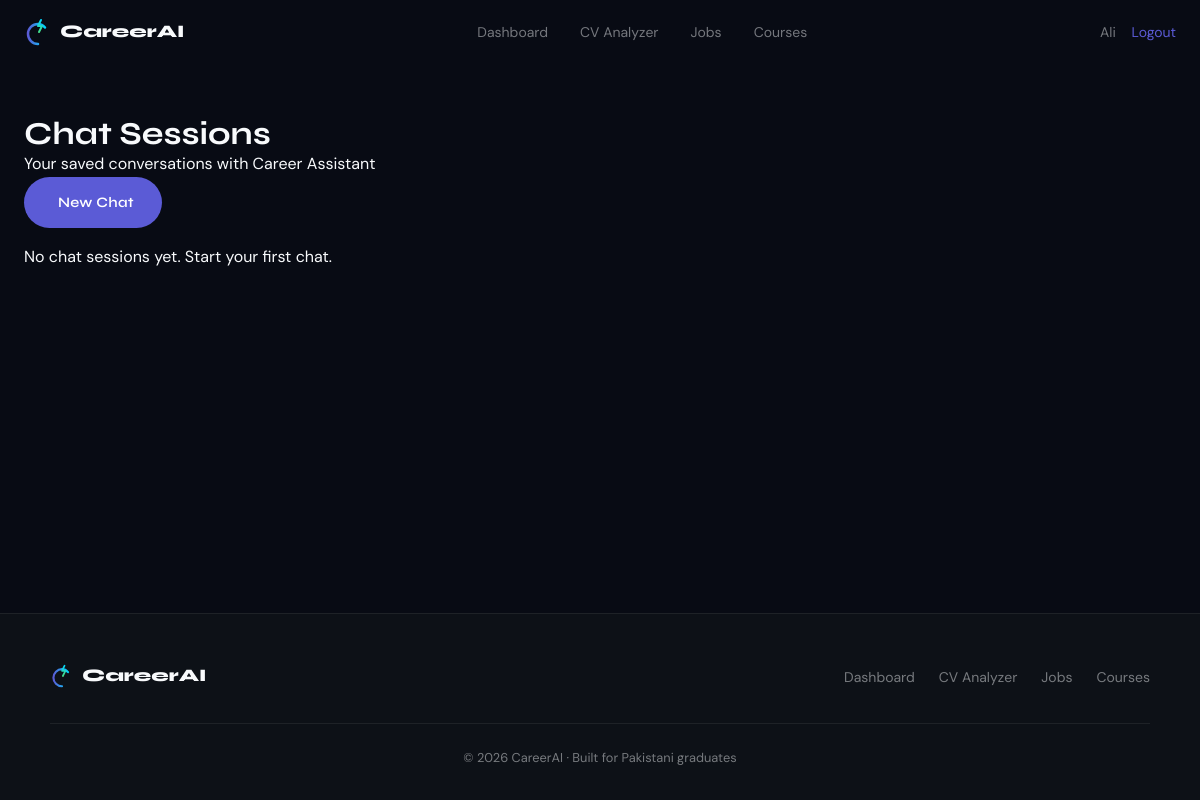
Page /chatbot/sessions/ (signed in) on the earlier database version.
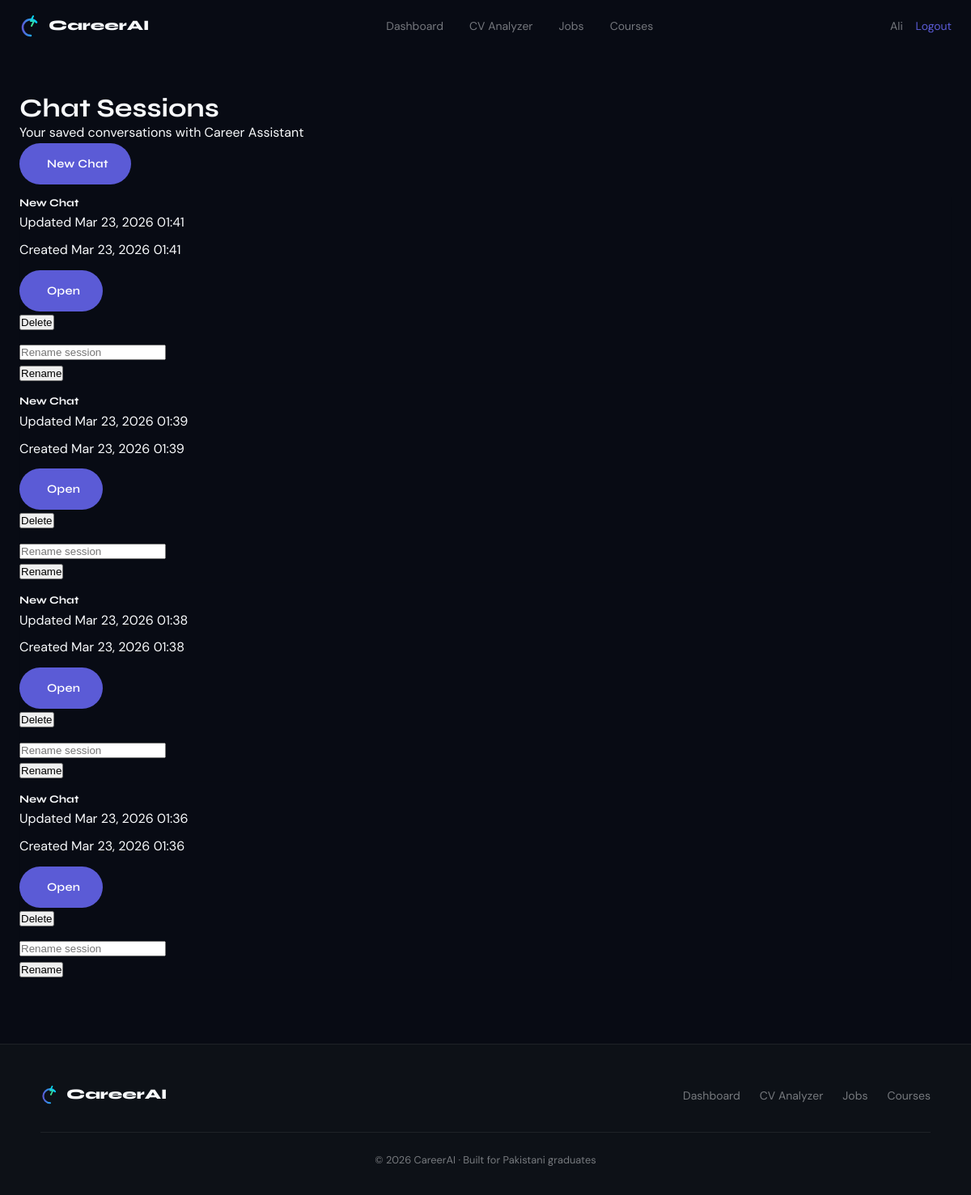
Same page on the later database version.
### chatbot/models.py (models this page shows, shortened)
class ChatSession(models.Model):
    user = models.ForeignKey(User, on_delete=models.CASCADE, related_name='chat_sessions')
    title = models.CharField(max_length=200, default='New Chat')
    is_active = models.BooleanField(default=True)
    created_at = models.DateTimeField(auto_now_add=True)
    updated_at = models.DateTimeField(auto_now=True)
    class Meta:
        db_table = 'chatbot_chat_session'
        ordering = ['-updated_at']

### chatbot/views.py (the view)
# urls.py: path('sessions/', views.chat_list, name='chat_list'),
@login_required(login_url='login')
@require_http_methods(["GET"])
def chat_list(request):
    sessions = ChatSession.objects.filter(user=request.user)
    context = {
        'sessions': sessions,
    }
    return render(request, 'chatbot/chat_list.html', context)

### templates/chatbot/chat_list.html (shortened to what this page needs)
{% extends 'base.html' %}
{% load static %}
{% block content %}
<div class="container mt-5">
    <div class="row mb-4">
        <div class="col-md-12 d-flex justify-content-between align-items-center">
            <div>
                <h1> Chat Sessions</h1>
                <p class="text-muted mb-0">Your saved conversations with Career Assistant</p>
            </div>
            <a href="{% url 'chat' %}" class="btn btn-primary">
                 New Chat
            </a>
        </div>
    </div>
    {% if sessions %}
        <div class="row">
            {% for session in sessions %}
                <div class="col-lg-6 mb-4">
                    <div class="card h-100 shadow-sm">
                        <div class="card-body">
                            <h5 class="card-title mb-1">{{ session.title }}</h5>
                            <p class="small text-muted mb-2">Updated {{ session.updated_at|date:'M d, Y H:i' }}</p>
                            <p class="small text-muted mb-3">Created {{ session.created_at|date:'M d, Y H:i' }}</p>
                            <div class="d-flex flex-wrap gap-2 mb-3">
                                <a href="{% url 'chat_detail' session.pk %}" class="btn btn-primary btn-sm">
                                     Open
                                </a>
                                <form method="POST" action="{% url 'delete_chat_session' session.pk %}" onsubmit="return confirm('Delete this chat session?');">
                                    <button type="submit" class="btn btn-outline-danger btn-sm">
                                         Delete
                                    </button>
                                </form>
                            </div>
                            <form method="POST" action="{% url 'rename_chat_session' session.pk %}" class="row g-2">
                                <div class="col-8">
                                    <input type="text" name="title" class="form-control form-control-sm" placeholder="Rename session" maxlength="200" required>
                                </div>
                                <div class="col-4 d-grid">
                                    <button type="submit" class="btn btn-outline-secondary btn-sm">Rename</button>
                                </div>
                            </form>
                        </div>
                    </div>
                </div>
            {% endfor %}
        </div>
    {% else %}
        <div class="alert alert-info">
             No chat sessions yet.
            <a href="{% url 'chat' %}" class="alert-link">Start your first chat</a>.
        </div>
    {% endif %}
</div>
{% endblock %}

### templates/base.html (shortened to what this page needs)
{% load static %}
<!DOCTYPE html>
<html lang="en">
<head>
  <script src="https://cdn.tailwindcss.com"></script>
  <link rel="stylesheet" href="{% static 'css/main.css' %}">
</head>
<body>
{% block navbar %}
<nav class="navbar" role="navigation" aria-label="Main navigation">
  <a href="{% url 'home' %}" class="navbar-logo">
    CareerAI
  </a>
  <ul class="navbar-links" role="list">
    <li><a href="{% url 'dashboard' %}">Dashboard</a></li>
    <li><a href="{% url 'upload_cv_analysis' %}">CV Analyzer</a></li>
    <li><a href="{% url 'job_list' %}">Jobs</a></li>
    <li><a href="{% url 'resource_hub' %}">Courses</a></li>
  </ul>
  <div class="navbar-actions">
    {% if user.is_authenticated %}
      <span class="navbar-user">
        {{ user.username }}
        <a href="{% url 'logout' %}">Logout</a>
      </span>
    {% else %}
      <a href="{% url 'login' %}" class="btn-signin">Sign In</a>
      <a href="{% url 'register' %}" class="btn-nav-cta">Get Started →</a>
    {% endif %}
  </div>
</nav>
{% endblock navbar %}
<main>
  {% block content %}{% endblock %}
</main>
{% block footer %}
<footer class="site-footer">
  <div class="footer-inner">
    <div class="footer-row1">
      <a href="{% url 'home' %}" class="navbar-logo">
        CareerAI
      </a>
      <ul class="footer-nav" role="list">
        <li><a href="{% url 'dashboard' %}">Dashboard</a></li>
        <li><a href="{% url 'upload_cv_analysis' %}">CV Analyzer</a></li>
        <li><a href="{% url 'job_list' %}">Jobs</a></li>
        <li><a href="{% url 'resource_hub' %}">Courses</a></li>
      </ul>
    </div>
    <p class="footer-copyright">© 2026 CareerAI · Built for Pakistani graduates</p>
  </div>
</footer>
{% endblock footer %}
</body>
</html>

### static/css/main.css (style rules this page uses)
:root { --bg-primary: #080B14; --bg-secondary: #0D1117; --bg-card: #111827; --text-primary: #F8FAFC; --text-muted: rgba(248, 250, 252, 0.45); --accent-indigo: #5B5BD6; --accent-blue: #00D4FF; --accent-green: #4ADE80; --border: rgba(248, 250, 252, 0.07); --border-hover: rgba(91, 91, 214, 0.4); --radius-card: 12px; --radius-btn: 999px; --radius-input: 8px; --transition: all 0.2s ease; }
*, *::before, *::after { box-sizing: border-box; margin: 0; padding: 0; }
html { scroll-behavior: smooth; font-size: 16px; }
body { background-color: var(--bg-primary); color: var(--text-primary); font-family: 'DM Sans', system-ui, sans-serif; font-weight: 400; line-height: 1.6; min-height: 100vh; display: flex; flex-direction: column; overflow-x: hidden; }
main { flex: 1; }
a { color: inherit; text-decoration: none; }
img, svg { display: block; max-width: 100%; }
h1, h2, h3, h4, h5, h6 { font-family: 'Syne', system-ui, sans-serif; font-weight: 700; line-height: 1.1; color: var(--text-primary); }
.btn-primary { display: inline-flex; align-items: center; gap: 6px; background: var(--accent-indigo); color: #fff; font-family: 'Syne', sans-serif; font-weight: 600; font-size: 0.9rem; padding: 14px 28px; border-radius: var(--radius-btn); border: none; cursor: pointer; transition: var(--transition); text-decoration: none; letter-spacing: 0.02em; }
.navbar { position: fixed; top: 0; left: 0; right: 0; z-index: 50; padding: 0 1.5rem; height: 64px; display: flex; align-items: center; justify-content: space-between; background: transparent; transition: background 0.3s ease, border-bottom 0.3s ease, backdrop-filter 0.3s ease; }
.navbar-logo { font-family: 'Syne', sans-serif; font-weight: 800; font-size: 1.1rem; color: var(--text-primary); text-decoration: none; display: flex; align-items: center; gap: 8px; flex-shrink: 0; }
.logo-icon { display: block; flex-shrink: 0; }
.navbar-links { display: none; align-items: center; gap: 2rem; list-style: none; }
.navbar-links a { font-family: 'DM Sans', sans-serif; font-size: 0.875rem; color: var(--text-muted); text-decoration: none; transition: color 0.2s ease; }
.navbar-actions { display: flex; align-items: center; gap: 12px; flex-shrink: 0; }
.navbar-user { font-family: 'DM Sans', sans-serif; font-size: 0.875rem; color: var(--text-muted); }
.navbar-user a { color: var(--accent-indigo); margin-left: 12px; transition: color 0.2s; }
@media (min-width: 768px) { .navbar-links { display: flex; } }
.site-footer { background: var(--bg-secondary); border-top: 1px solid var(--border); padding: 48px 1.5rem 32px; }
.footer-inner { max-width: 1100px; margin: 0 auto; }
.footer-row1 { display: flex; flex-direction: column; gap: 1.5rem; align-items: flex-start; margin-bottom: 2rem; }
@media (min-width: 768px) { .footer-row1 { flex-direction: row; align-items: center; justify-content: space-between; } }
.footer-nav { display: flex; flex-wrap: wrap; gap: 1.5rem; list-style: none; }
.footer-nav a { font-family: 'DM Sans', sans-serif; font-size: 0.875rem; color: var(--text-muted); text-decoration: none; transition: color 0.2s; }
.footer-copyright { font-family: 'DM Sans', sans-serif; font-size: 0.8rem; color: var(--text-muted); text-align: center; padding-top: 1.5rem; border-top: 1px solid var(--border); }
main > .container, main > .container-fluid { padding-top: 96px; padding-bottom: 64px; padding-left: 1.5rem; padding-right: 1.5rem; max-width: 1200px; margin-left: auto; margin-right: auto; }

Differences in the rows shown:
added ChatSession: title "New Chat", updated_at "Mar 23, 2026 01:41", created_at "Mar 23, 2026 01:41"
added ChatSession: title "New Chat", updated_at "Mar 23, 2026 01:39", created_at "Mar 23, 2026 01:39"
added ChatSession: title "New Chat", updated_at "Mar 23, 2026 01:38", created_at "Mar 23, 2026 01:38"
added ChatSession: title "New Chat", updated_at "Mar 23, 2026 01:36", created_at "Mar 23, 2026 01:36"
Other differences:
text no longer shown: "No chat sessions yet. Start your first chat ."
